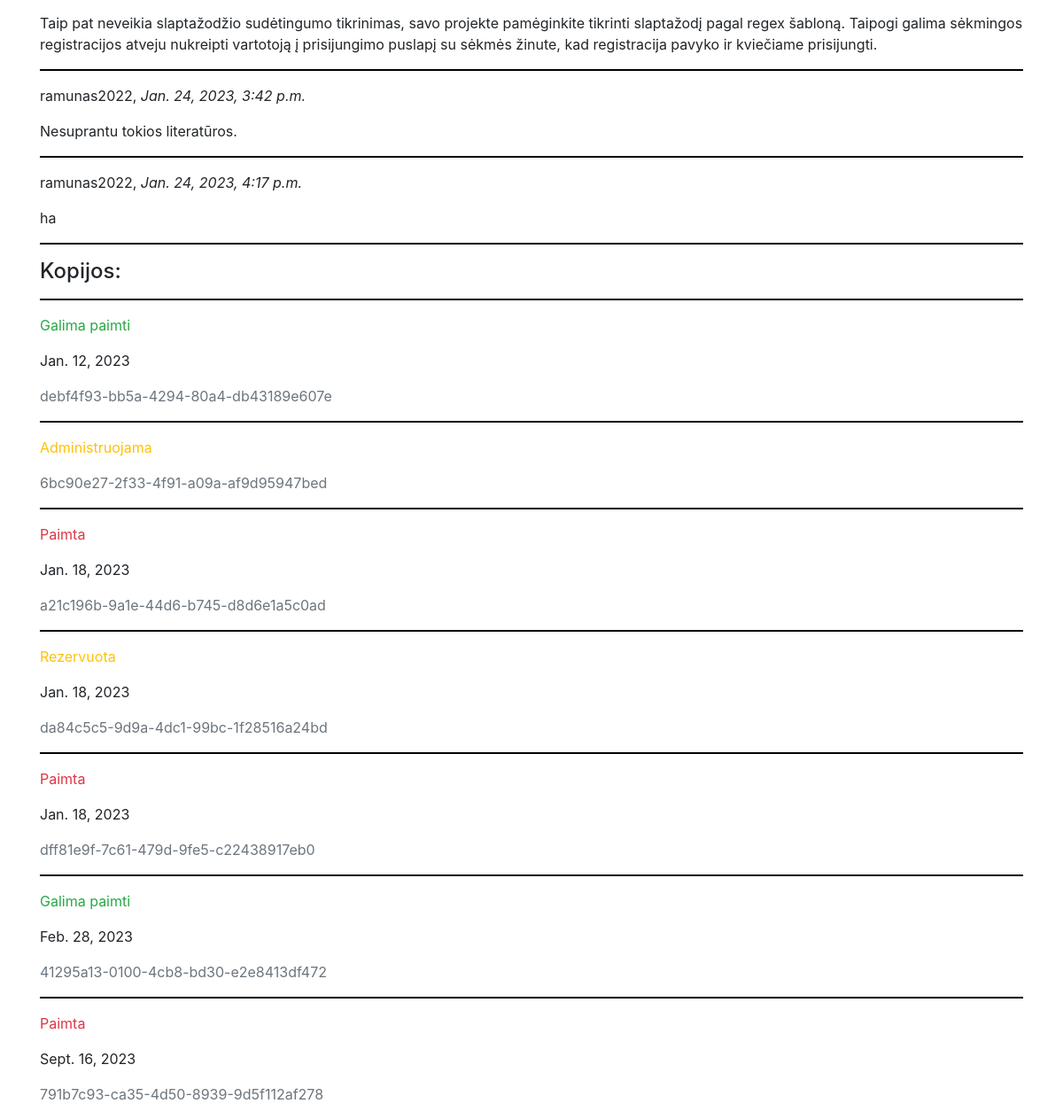
The page /library/books/1 (lower part) on the database as committed earlier.
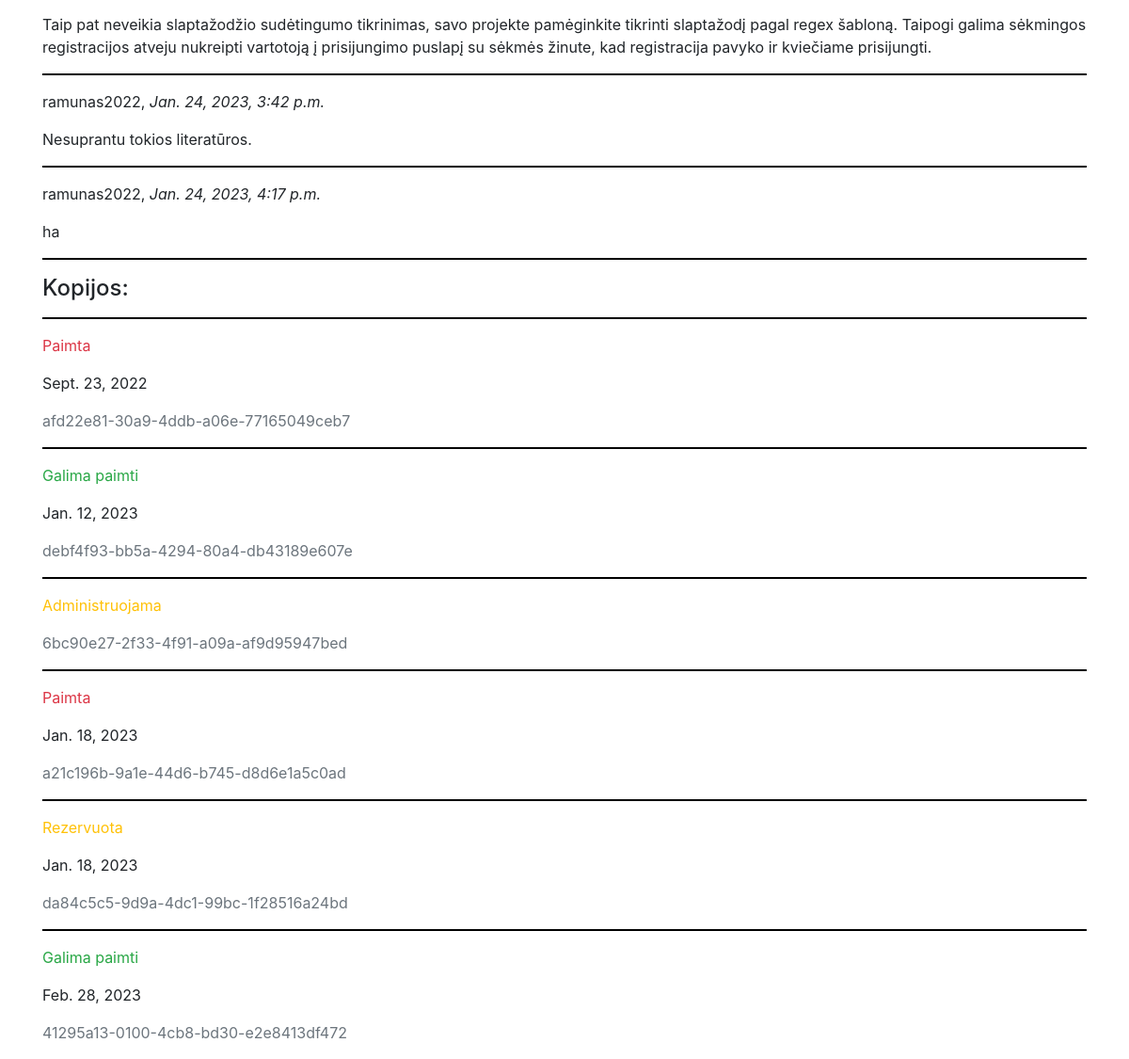
The same page on the database as committed later.
### library/models.py (models this page shows, shortened)
class BookReview(models.Model):
    book = models.ForeignKey('Book', on_delete=models.SET_NULL, null=True, blank=True)
    reviewer = models.ForeignKey(User, on_delete=models.SET_NULL, null=True, blank=True)
    date_created = models.DateTimeField(auto_now_add=True)
    content = models.TextField('Atsiliepimas', max_length=2000)

class BookInstance(models.Model):
    id = models.UUIDField(primary_key=True, default=uuid.uuid4, help_text='Unikalus knygos kopijos ID')
    book = models.ForeignKey('Book', on_delete=models.SET_NULL, null=True)
    due_back = models.DateField('Bus prieinama', null=True, blank=True)
    LOAN_STATUS = (
        ('a', 'Administruojama'),
        ('p', 'Paimta'),
        ('g', 'Galima paimti'),
        ('r', 'Rezervuota')
    )
    status = models.CharField(
        max_length=1,
        choices=LOAN_STATUS,
        blank=True,
        default='a',
        help_text='Status'
    )
    reader = models.ForeignKey(User, on_delete=models.SET_NULL, null=True, blank=True)
    class Meta:
        ordering = ['due_back']  # admin svetainės settingas, kaip rikiuojama

### library/views.py (the view, shortened to what this page needs)
# urls.py: path('books/<int:pk>', views.BookDetailView.as_view(), name='book-detail'),
class BookDetailView(FormMixin, generic.DetailView):
    model = Book  # šablonui autosukuriamas kintamas book
    template_name = 'book_detail_styled.html'
    form_class = BookReviewForm
    class Meta:
        ordering = ['title']

### library/models.py (called while the page is built)
    def __str__(self):
        return self.name

    def __str__(self):
        return f'{self.last_name}, {self.first_name}'

### library/templates/book_detail_styled.html (shortened to what this page needs)
{% extends "base.html" %}
{% block content %}
{% if book.bookreview_set.all %}
{% for book_review_obj in book.bookreview_set.all %}
<hr>
<p>{{ book_review_obj.reviewer }}, <em>{{ book_review_obj.date_created }}</em></p>
<p>{{ book_review_obj.content }}</p>
{% endfor %}
{% else %}
<p>Knyga neturi atsiliepimų</p>
{% endif %}
<hr>
<h4>Kopijos:</h4>
{% for book_inst_obj in book.bookinstance_set.all %}
<hr>
<p class="{% if book_inst_obj.status == 'g' %}text-success
{% elif book_inst_obj.status == 'p' %}text-danger
{% else %}text-warning
{% endif %}">{{ book_inst_obj.get_status_display }}</p>
{% if book_inst_obj.status != 'a' %}
<p>{{ book_inst_obj.due_back }}</p>
{% endif %}
<p class="text-muted">{{ book_inst_obj.id }}</p>
{% endfor %}
{% endblock %}

### library/templates/base.html (shortened to what this page needs)
<!DOCTYPE html>
<html lang="en">
<head>
    <link
            rel="stylesheet"
            href="https://stackpath.bootstrapcdn.com/bootstrap/4.1.3/css/bootstrap.min.css"
    />
    <link
            rel="stylesheet"
            href="https://cdnjs.cloudflare.com/ajax/libs/font-awesome/4.7.0/css/font-awesome.min.css"
    />
    {% load static %}
    <link rel="stylesheet" href="{% static 'css/styles.css' %}"/>
</head>
<body>
<div class="container">
    {% block content %}{% endblock %}
</div>
</body>
</html>

### library/static/css/styles.css (style rules this page uses)
hr { width: 100%; background-color: black; height: 1px; border-color : transparent; }

Rows that differ between the two databases and show on the page:
removed BookInstance: status "Paimta", due_back "Jan. 18, 2023", id "dff81e9f-7c61-479d-9fe5-c22438917eb0"
removed BookInstance: status "Paimta", due_back "Sept. 16, 2023", id "791b7c93-ca35-4d50-8939-9d5f112af278"
added BookInstance: status "Paimta", due_back "Sept. 23, 2022", id "afd22e81-30a9-4ddb-a06e-77165049ceb7"
